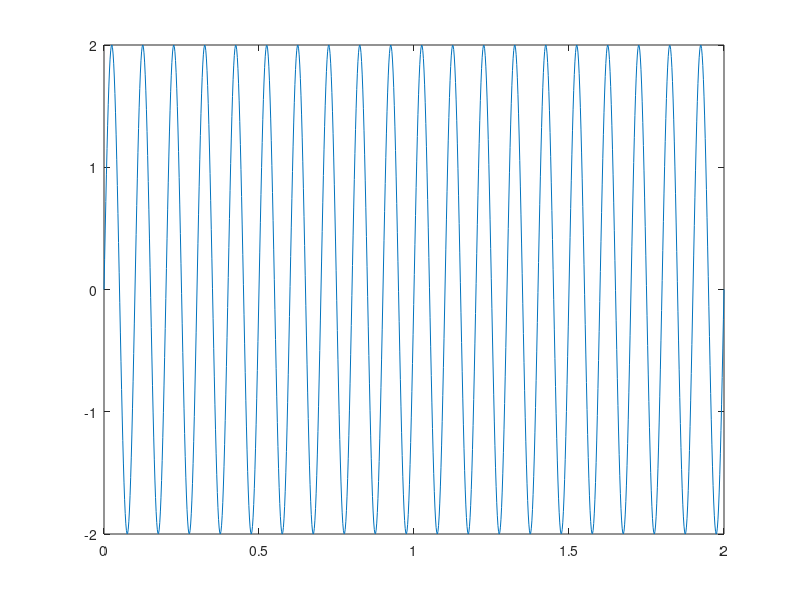

This chart was generated by the following MATLAB code: (Note: this script raises an error after producing the figure.)
% Tue 24 Dec 15:50:39 +08 2019
% low and high pass of fourier transform:
% amplitude, frequency and phase remain the same
% -> multiplication with one large sine/cosine in real space
% low pass : tapered at ends (1 in centre, 0 at boundary)
% high pass: (1 at ends, 0 at center)

% -> does not drop exponentially, even with tukey window -> fit laplacian exp(-abs(dx))

L=2; x_ = linspace(0,L,1024); y=2*sin(2*pi*x_*10)'; figure(1); clf; plot(x_,y); fa=(abs(fft(y)))/length(x); max(fa), %plot(abs(fa)); max(fa)
plot([y,real(ifft(conv(fft(y),-[1,-2,1]/4,'same'))),real(ifft(conv(fft(y),[1,2,1]/4,'same')))])

L=100; x_ = linspace(0,L,5000); y=sin(2*pi*x_/L*500)'; figure(1); clf; plot(x_,y); fa=(abs(fft(w.*y))); max(fa), w=tukeywin(length(x_)); [f,Lf]=fourier_axis(x_); plot(f,abs(fa)); [mfa,mdx] = max(fa); [a,b,c]=gaussfit3(f(mdx+(-1:1)),fa(mdx+(-1:1))); hold on; plot(f,a*normpdf(f,b,c)); a_ = pi*a*L/length(x_)

c=lsqnonlin(@(c) c(1)*lpdf(f(mdx+(-1:1)),c(2),c(3)) - fa(mdx+(-1:1)),[fa(mdx),f(mdx),0.01]); plot(f,c(1)*lpdf(f,c(2),c(3)))
